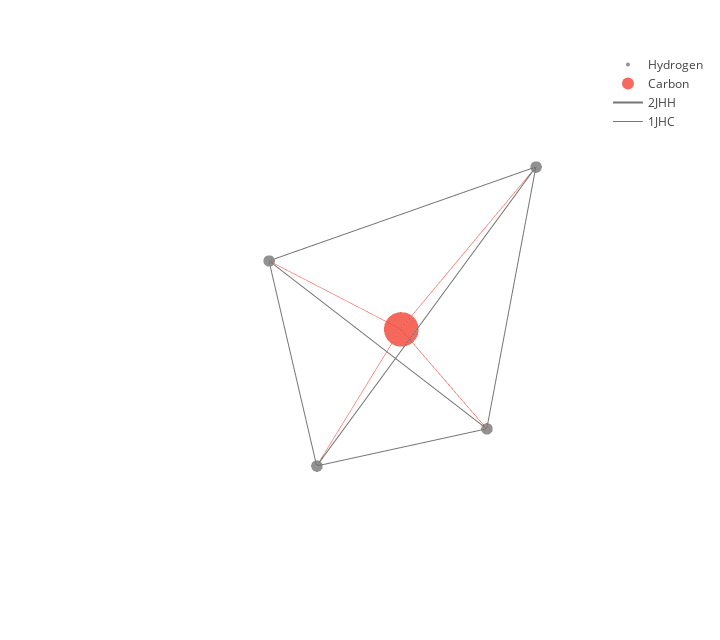

Write notebook code for a chart like this one.
### Code cell
molecule = 'dsgdb9nsd_000001'
show_molecule(train_df[train_df['molecule_name'] == molecule], structure_df[structure_df['molecule_name'] == molecule])

### Figure 1 — Plotly figure (JSON) as saved in the notebook; plotly's stock layout.template omitted (floating-point values rounded to 4 significant figures)
{"data": [{"marker": {"color": "#757575", "opacity": 0.8, "size": 4}, "mode": "markers", "name": "Hydrogen", "type": "scatter3d", "uid": "66f892ba-6c6a-4b12-8b2f-b6503fba9fcf", "x": [0.00215, 1.012, -0.5408, -0.5238], "y": [-0.006031, 1.464, 1.448, 1.438], "z": [0.001976, 0.0002766, -0.8766, 0.9064]}, {"marker": {"color": "#f44336", "opacity": 0.8, "size": 12}, "mode": "markers", "name": "Carbon", "type": "scatter3d", "uid": "e0e6b1f2-a5ae-4ea2-a92b-613c22f6223d", "x": [-0.0127], "y": [1.086], "z": [0.008001]}, {"line": {"color": "#757575", "width": 2}, "mode": "lines", "name": "2JHH", "type": "scatter3d", "uid": "c8c55810-25ef-4bce-904b-b3c209fb38d9", "x": [0.00215, 1.012, 0.00215, -0.5408, 0.00215, -0.5238, 1.012, -0.5408, 1.012, -0.5238, -0.5408, -0.5238], "y": [-0.006031, 1.464, -0.006031, 1.448, -0.006031, 1.438, 1.464, 1.448, 1.464, 1.438, 1.448, 1.438], "z": [0.001976, 0.0002766, 0.001976, -0.8766, 0.001976, 0.9064, 0.0002766, -0.8766, 0.0002766, 0.9064, -0.8766, 0.9064]}, {"line": {"color": "#f44336", "width": 1}, "mode": "lines", "name": "1JHC", "type": "scatter3d", "uid": "6e8f1448-9948-45ff-b5b8-63853bea771e", "x": [0.00215, -0.0127, 1.012, -0.0127, -0.5408, -0.0127, -0.5238, -0.0127], "y": [-0.006031, 1.086, 1.464, 1.086, 1.448, 1.086, 1.438, 1.086], "z": [0.001976, 0.008001, 0.0002766, 0.008001, -0.8766, 0.008001, 0.9064, 0.008001]}], "layout": {"height": 640, "margin": {"b": 50, "l": 50, "r": 50, "t": 50}, "scene": {"xaxis": {"showbackground": false, "showgrid": false, "showline": false, "showticklabels": false, "title": {"text": ""}, "zeroline": false}, "yaxis": {"showbackground": false, "showgrid": false, "showline": false, "showticklabels": false, "title": {"text": ""}, "zeroline": false}, "zaxis": {"showbackground": false, "showgrid": false, "showline": false, "showticklabels": false, "title": {"text": ""}, "zeroline": false}}, "showlegend": true, "width": 720}}
